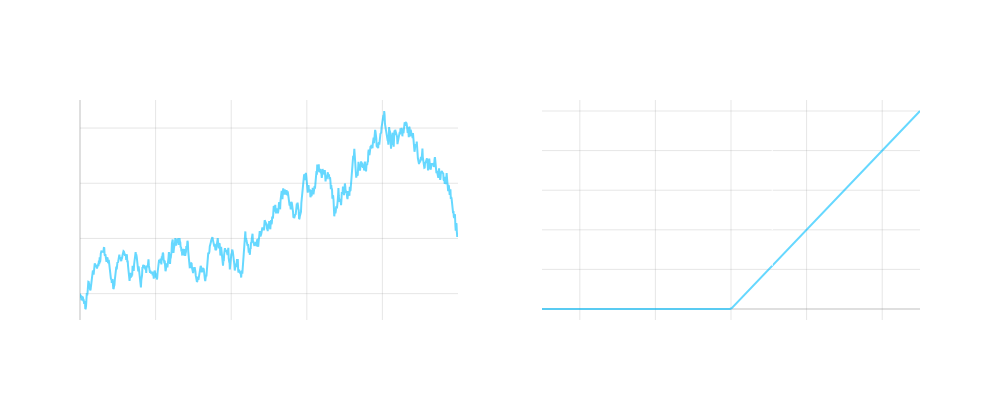

The notebook cell saved with this chart:
### Markdown cell above
##### 1.) ️ Option Pricing

Option contracts give the holder the right but not obligation to buy (or sell) an underlying asset at some point in the future at a predetermined price.  These contracts themselves have a value at expiration that is easily determined, but what should we pay *today* for this contract?

 We model stock prices as a random variable, option prices are functions of this underlying randomness so they are also random
 
 
 In the face of randomness the best we can do to model uncertainty in the outcome of said random variable is to use the *expectation* 

 $$C(K,T) = e^{-rT}\mathbb{E}^{\mathbb{Q}}\left[\max(S_T - K, 0)\right]$$
 
 where $\mathbb{Q}$ is the risk-neutral measure. We use the risk-neutral measure because under no-arbitrage, 
 the discounted price process must be a martingale under $\mathbb{Q}$, ensuring the price today equals 
 the expected discounted future payoff.
 
Applying the definition of the *expectation* we get the following equation
 
 $$C(K,T) = e^{-rT}\int_{K}^{\infty} (S_T - K)f_{\mathbb{Q}}(S_T)dS_T$$
 
How the heck are we going to solve this analytically, particularly for the case of more complicated model frameworks?

We can solve this analytically for a Black-Scholes model, but what if we wanted to price options consistent with a market surface?

Think of something like the Heston model - numerical techniques (simulating paths) can be *slow*

What if there were a different way to represent the random variable (option price)?

### Code cell
import numpy as np
import plotly.graph_objects as go
from plotly.subplots import make_subplots

# Parameters
S0 = 100  # Initial stock price
K = 100   # Strike price
r = 0.05  # Risk-free rate
sigma = 0.2  # Volatility
T = 1.0   # Time to maturity
N = 1000  # Number of time steps

# Generate time points
t = np.linspace(0, T, N)
dt = T/N

# Generate one sample path
dW = np.random.normal(0, np.sqrt(dt), N)
S = np.zeros(N)
S[0] = S0

for i in range(1, N):
    S[i] = S[i-1] * np.exp((r - 0.5*sigma**2)*dt + sigma*dW[i-1])

# Get final stock price and option payoff
final_S = S[-1]
final_payoff = max(final_S - K, 0)

# Create stock price points for payoff diagram
S_range = np.linspace(0.5*S0, 1.5*S0, 200)
payoff = np.maximum(S_range - K, 0)

# Create subplots
fig = make_subplots(
    rows=1, cols=2,
    subplot_titles=('GBM Sample Path', f'European Call Option Payoff (Value at T: {final_payoff:.2f})')
)

# Plot GBM path
fig.add_trace(
    go.Scatter(x=t, y=S, line=dict(color='rgba(0, 191, 255, 0.6)')),
    row=1, col=1
)

# Plot option payoff
fig.add_trace(
    go.Scatter(x=S_range, y=payoff, line=dict(color='rgba(0, 191, 255, 0.6)')),
    row=1, col=2
)

# Add vertical line at final stock price
fig.add_vline(x=final_S, line_width=1, line_dash="dash", line_color="white", row=1, col=2)

# Update layout
fig.update_layout(
    width=1000,
    height=400,
    showlegend=False,
    title_text='GBM Path and European Call Option Payoff',
    title_x=0.5,
    title_font_size=20,
    plot_bgcolor='rgba(0,0,0,0)',
    paper_bgcolor='rgba(0,0,0,0)',
    font=dict(color='white')
)

# Update x-axes
fig.update_xaxes(
    title_text='Time',
    showgrid=True,
    gridwidth=1,
    gridcolor='rgba(128,128,128,0.2)',
    zeroline=True,
    zerolinewidth=1,
    zerolinecolor='rgba(128,128,128,0.5)',
    row=1, col=1
)
fig.update_xaxes(
    title_text='Stock Price',
    showgrid=True,
    gridwidth=1,
    gridcolor='rgba(128,128,128,0.2)',
    zeroline=True,
    zerolinewidth=1,
    zerolinecolor='rgba(128,128,128,0.5)',
    row=1, col=2
)

# Update y-axes
fig.update_yaxes(
    title_text='Stock Price',
    showgrid=True,
    gridwidth=1,
    gridcolor='rgba(128,128,128,0.2)',
    zeroline=True,
    zerolinewidth=1,
    zerolinecolor='rgba(128,128,128,0.5)',
    row=1, col=1
)
fig.update_yaxes(
    title_text='Option Payoff',
    showgrid=True,
    gridwidth=1,
    gridcolor='rgba(128,128,128,0.2)',
    zeroline=True,
    zerolinewidth=1,
    zerolinecolor='rgba(128,128,128,0.5)',
    row=1, col=2
)

fig.show()

### Figure 1 — Plotly figure (JSON) as saved in the notebook; plotly's stock layout.template omitted (floating-point values rounded to 4 significant figures; data arrays with more than 128 entries replaced by an {"elided": "..."} marker saying what was removed)
{"data": [{"line": {"color": "rgba(0, 191, 255, 0.6)"}, "type": "scatter", "x": {"elided": "1000 float values"}, "xaxis": "x", "y": {"elided": "1000 float values"}, "yaxis": "y"}, {"line": {"color": "rgba(0, 191, 255, 0.6)"}, "type": "scatter", "x": {"elided": "200 float values"}, "xaxis": "x2", "y": {"elided": "200 float values"}, "yaxis": "y2"}], "layout": {"annotations": [{"font": {"size": 16}, "showarrow": false, "text": "GBM Sample Path", "x": 0.225, "xanchor": "center", "xref": "paper", "y": 1, "yanchor": "bottom", "yref": "paper"}, {"font": {"size": 16}, "showarrow": false, "text": "European Call Option Payoff (Value at T: 10.90)", "x": 0.775, "xanchor": "center", "xref": "paper", "y": 1, "yanchor": "bottom", "yref": "paper"}], "font": {"color": "white"}, "height": 400, "paper_bgcolor": "rgba(0,0,0,0)", "plot_bgcolor": "rgba(0,0,0,0)", "shapes": [{"line": {"color": "white", "dash": "dash", "width": 1}, "type": "line", "x0": 110.9, "x1": 110.9, "xref": "x2", "y0": 0, "y1": 1, "yref": "y2 domain"}], "showlegend": false, "title": {"font": {"size": 20}, "text": "GBM Path and European Call Option Payoff", "x": 0.5}, "width": 1000, "xaxis": {"anchor": "y", "domain": [0, 0.45], "gridcolor": "rgba(128,128,128,0.2)", "gridwidth": 1, "showgrid": true, "title": {"text": "Time"}, "zeroline": true, "zerolinecolor": "rgba(128,128,128,0.5)", "zerolinewidth": 1}, "xaxis2": {"anchor": "y2", "domain": [0.55, 1], "gridcolor": "rgba(128,128,128,0.2)", "gridwidth": 1, "showgrid": true, "title": {"text": "Stock Price"}, "zeroline": true, "zerolinecolor": "rgba(128,128,128,0.5)", "zerolinewidth": 1}, "yaxis": {"anchor": "x", "domain": [0, 1], "gridcolor": "rgba(128,128,128,0.2)", "gridwidth": 1, "showgrid": true, "title": {"text": "Stock Price"}, "zeroline": true, "zerolinecolor": "rgba(128,128,128,0.5)", "zerolinewidth": 1}, "yaxis2": {"anchor": "x2", "domain": [0, 1], "gridcolor": "rgba(128,128,128,0.2)", "gridwidth": 1, "showgrid": true, "title": {"text": "Option Payoff"}, "zeroline": true, "zerolinecolor": "rgba(128,128,128,0.5)", "zerolinewidth": 1}}}
